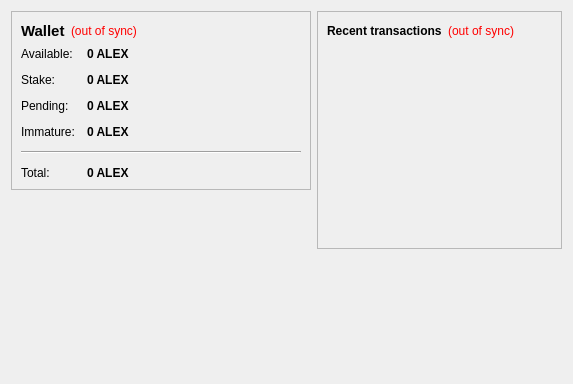
<?xml version="1.0" encoding="UTF-8"?>
<ui version="4.0">
 <class>OverviewPage</class>
 <widget class="QWidget" name="OverviewPage">
  <property name="geometry">
   <rect>
    <x>0</x>
    <y>0</y>
    <width>573</width>
    <height>342</height>
   </rect>
  </property>
  <property name="windowTitle">
   <string>Form</string>
  </property>
  <layout class="QHBoxLayout" name="horizontalLayout" stretch="1,1">
   <item>
    <layout class="QVBoxLayout" name="verticalLayout_2">
     <item>
      <widget class="QFrame" name="frame">
       <property name="frameShape">
        <enum>QFrame::StyledPanel</enum>
       </property>
       <property name="frameShadow">
        <enum>QFrame::Raised</enum>
       </property>
       <layout class="QVBoxLayout" name="verticalLayout_4">
        <item>
         <layout class="QHBoxLayout" name="horizontalLayout_4">
          <item>
           <widget class="QLabel" name="label_5">
            <property name="font">
             <font>
              <pointsize>11</pointsize>
              <weight>75</weight>
              <bold>true</bold>
             </font>
            </property>
            <property name="text">
             <string>Wallet</string>
            </property>
           </widget>
          </item>
          <item>
           <widget class="QLabel" name="labelWalletStatus">
            <property name="toolTip">
             <string>The displayed information may be out of date. Your wallet automatically synchronizes with the Alexandrite network after a connection is established, but this process has not completed yet.</string>
            </property>
            <property name="styleSheet">
             <string notr="true">QLabel { color: red; }</string>
            </property>
            <property name="text">
             <string notr="true">(out of sync)</string>
            </property>
            <property name="alignment">
             <set>Qt::AlignLeading|Qt::AlignLeft|Qt::AlignVCenter</set>
            </property>
           </widget>
          </item>
          <item>
           <spacer name="horizontalSpacer_2">
            <property name="orientation">
             <enum>Qt::Horizontal</enum>
            </property>
            <property name="sizeHint" stdset="0">
             <size>
              <width>40</width>
              <height>20</height>
             </size>
            </property>
           </spacer>
          </item>
         </layout>
        </item>
        <item>
         <layout class="QFormLayout" name="formLayout_2">
          <property name="fieldGrowthPolicy">
           <enum>QFormLayout::AllNonFixedFieldsGrow</enum>
          </property>
          <property name="horizontalSpacing">
           <number>12</number>
          </property>
          <property name="verticalSpacing">
           <number>12</number>
          </property>
          <item row="0" column="0">
           <widget class="QLabel" name="label">
            <property name="text">
             <string>Available:</string>
            </property>
           </widget>
          </item>
          <item row="0" column="1">
           <widget class="QLabel" name="labelBalance">
            <property name="font">
             <font>
              <weight>75</weight>
              <bold>true</bold>
             </font>
            </property>
            <property name="cursor">
             <cursorShape>IBeamCursor</cursorShape>
            </property>
            <property name="toolTip">
             <string>Your current spendable balance</string>
            </property>
            <property name="text">
             <string notr="true">0 ALEX</string>
            </property>
            <property name="textInteractionFlags">
             <set>Qt::LinksAccessibleByMouse|Qt::TextSelectableByKeyboard|Qt::TextSelectableByMouse</set>
            </property>
           </widget>
          </item>
          <item row="1" column="0">
           <widget class="QLabel" name="label_6">
            <property name="text">
             <string>Stake:</string>
            </property>
           </widget>
          </item>
          <item row="1" column="1">
           <widget class="QLabel" name="labelStake">
            <property name="font">
             <font>
              <weight>75</weight>
              <bold>true</bold>
             </font>
            </property>
            <property name="cursor">
             <cursorShape>IBeamCursor</cursorShape>
            </property>
            <property name="toolTip">
             <string>Total of coins that was staked, and do not yet count toward the current balance</string>
            </property>
            <property name="text">
             <string notr="true">0 ALEX</string>
            </property>
            <property name="textInteractionFlags">
             <set>Qt::LinksAccessibleByMouse|Qt::TextSelectableByKeyboard|Qt::TextSelectableByMouse</set>
            </property>
           </widget>
          </item>
          <item row="2" column="0">
           <widget class="QLabel" name="label_3">
            <property name="text">
             <string>Pending:</string>
            </property>
           </widget>
          </item>
          <item row="2" column="1">
           <widget class="QLabel" name="labelUnconfirmed">
            <property name="font">
             <font>
              <weight>75</weight>
              <bold>true</bold>
             </font>
            </property>
            <property name="cursor">
             <cursorShape>IBeamCursor</cursorShape>
            </property>
            <property name="toolTip">
             <string>Total of transactions that have yet to be confirmed, and do not yet count toward the current balance</string>
            </property>
            <property name="text">
             <string notr="true">0 ALEX</string>
            </property>
            <property name="textInteractionFlags">
             <set>Qt::LinksAccessibleByMouse|Qt::TextSelectableByKeyboard|Qt::TextSelectableByMouse</set>
            </property>
           </widget>
          </item>
          <item row="3" column="0">
           <widget class="QLabel" name="labelImmatureText">
            <property name="text">
             <string>Immature:</string>
            </property>
           </widget>
          </item>
          <item row="3" column="1">
           <widget class="QLabel" name="labelImmature">
            <property name="font">
             <font>
              <weight>75</weight>
              <bold>true</bold>
             </font>
            </property>
            <property name="toolTip">
             <string>Mined balance that has not yet matured</string>
            </property>
            <property name="text">
             <string notr="true">0 ALEX</string>
            </property>
            <property name="textInteractionFlags">
             <set>Qt::LinksAccessibleByMouse|Qt::TextSelectableByKeyboard|Qt::TextSelectableByMouse</set>
            </property>
           </widget>
          </item>
          <item row="4" column="0" colspan="2">
           <widget class="Line" name="line">
            <property name="orientation">
             <enum>Qt::Horizontal</enum>
            </property>
           </widget>
          </item>
          <item row="5" column="0">
           <widget class="QLabel" name="labelTotalText">
            <property name="text">
             <string>Total:</string>
            </property>
           </widget>
          </item>
          <item row="5" column="1">
           <widget class="QLabel" name="labelTotal">
            <property name="font">
             <font>
              <weight>75</weight>
              <bold>true</bold>
             </font>
            </property>
            <property name="cursor">
             <cursorShape>IBeamCursor</cursorShape>
            </property>
            <property name="toolTip">
             <string>Your current total balance</string>
            </property>
            <property name="text">
             <string notr="true">0 ALEX</string>
            </property>
            <property name="textInteractionFlags">
             <set>Qt::LinksAccessibleByMouse|Qt::TextSelectableByKeyboard|Qt::TextSelectableByMouse</set>
            </property>
           </widget>
          </item>
         </layout>
        </item>
       </layout>
      </widget>
     </item>
     <item>
      <spacer name="verticalSpacer">
       <property name="orientation">
        <enum>Qt::Vertical</enum>
       </property>
       <property name="sizeHint" stdset="0">
        <size>
         <width>20</width>
         <height>40</height>
        </size>
       </property>
      </spacer>
     </item>
        <item>
         <widget class="QLabel" name="label_2">
          <property name="minimumSize">
           <size>
            <width>300</width>
            <height>177</height>
           </size>
          </property>
          <property name="text">
           <string>&lt;html&gt;&lt;head/&gt;&lt;body&gt;&lt;p align=&quot;center&quot;&gt;&lt;a href=&quot;https://Alexandrite.com&quot;&gt;&lt;span style=&quot; text-decoration: underline; color:#0000ff;&quot;&gt;&lt;img src=&quot;:/images/wallet&quot;/&gt;&lt;/span&gt;&lt;/a&gt;&lt;/p&gt;&lt;/body&gt;&lt;/html&gt;</string>
          </property>
         </widget>
        </item>
    </layout>
   </item>
   <item>
    <layout class="QVBoxLayout" name="verticalLayout_3">
     <item>
      <widget class="QFrame" name="frame_2">
       <property name="frameShape">
        <enum>QFrame::StyledPanel</enum>
       </property>
       <property name="frameShadow">
        <enum>QFrame::Raised</enum>
       </property>
       <layout class="QVBoxLayout" name="verticalLayout">
        <item>
         <layout class="QHBoxLayout" name="horizontalLayout_2">
          <item>
           <widget class="QLabel" name="label_4">
            <property name="text">
             <string>&lt;b&gt;Recent transactions&lt;/b&gt;</string>
            </property>
           </widget>
          </item>
          <item>
           <widget class="QLabel" name="labelTransactionsStatus">
            <property name="toolTip">
             <string>The displayed information may be out of date. Your wallet automatically synchronizes with the Alexandrite network after a connection is established, but this process has not completed yet.</string>
            </property>
            <property name="styleSheet">
             <string notr="true">QLabel { color: red; }</string>
            </property>
            <property name="text">
             <string notr="true">(out of sync)</string>
            </property>
            <property name="alignment">
             <set>Qt::AlignRight|Qt::AlignTrailing|Qt::AlignVCenter</set>
            </property>
           </widget>
          </item>
          <item>
           <spacer name="horizontalSpacer">
            <property name="orientation">
             <enum>Qt::Horizontal</enum>
            </property>
            <property name="sizeHint" stdset="0">
             <size>
              <width>40</width>
              <height>20</height>
             </size>
            </property>
           </spacer>
          </item>
         </layout>
        </item>
        <item>
         <widget class="QListView" name="listTransactions">
          <property name="styleSheet">
           <string notr="true">QListView { background: transparent; }</string>
          </property>
          <property name="frameShape">
           <enum>QFrame::NoFrame</enum>
          </property>
          <property name="verticalScrollBarPolicy">
           <enum>Qt::ScrollBarAlwaysOff</enum>
          </property>
          <property name="horizontalScrollBarPolicy">
           <enum>Qt::ScrollBarAlwaysOff</enum>
          </property>
          <property name="selectionMode">
           <enum>QAbstractItemView::NoSelection</enum>
          </property>
         </widget>
        </item>
       </layout>
      </widget>
     </item>
     <item>
      <spacer name="verticalSpacer_2">
       <property name="orientation">
        <enum>Qt::Vertical</enum>
       </property>
       <property name="sizeHint" stdset="0">
        <size>
         <width>20</width>
         <height>40</height>
        </size>
       </property>
      </spacer>
     </item>
    </layout>
   </item>
  </layout>
 </widget>
 <resources/>
 <connections/>
</ui>
